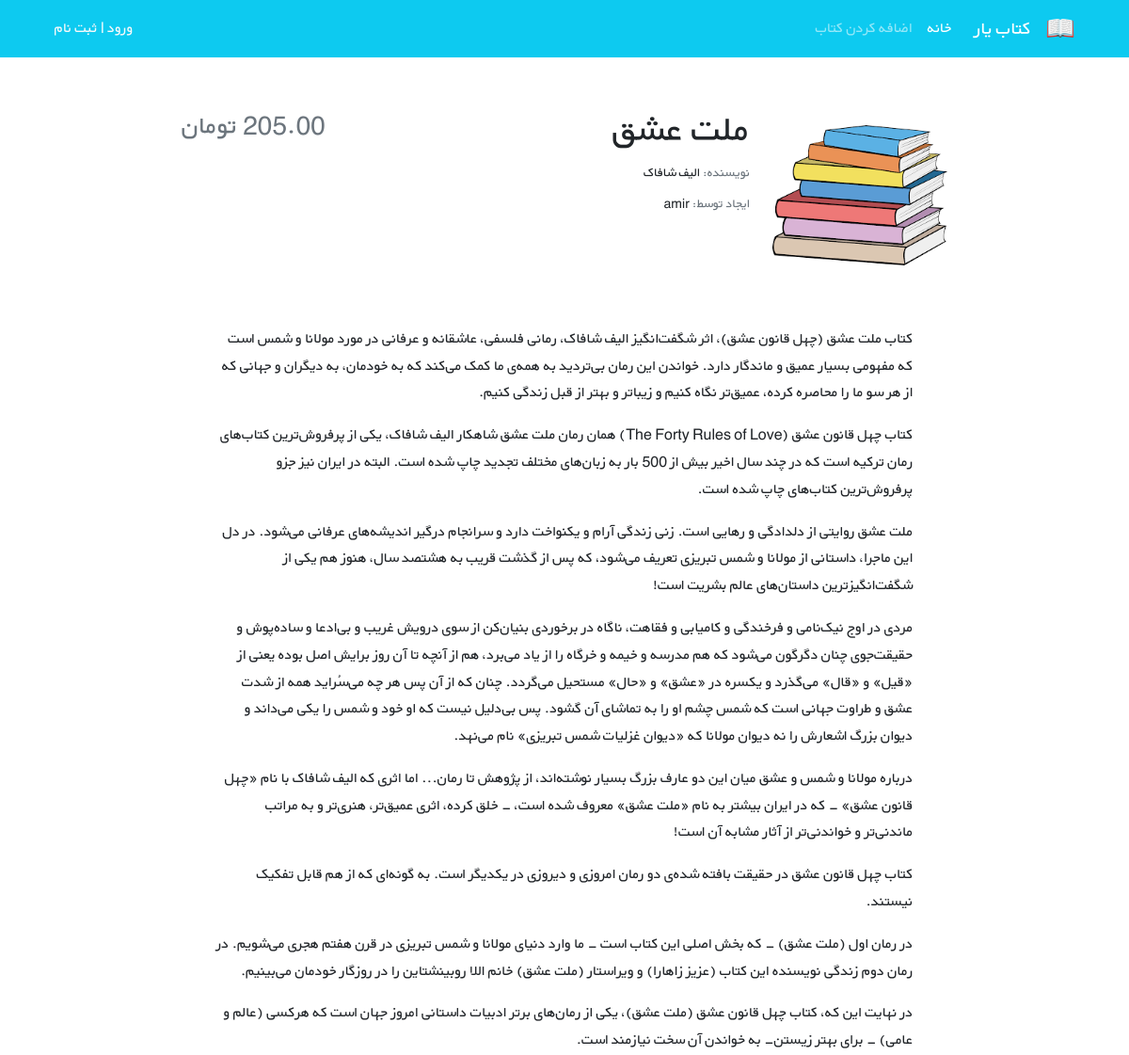
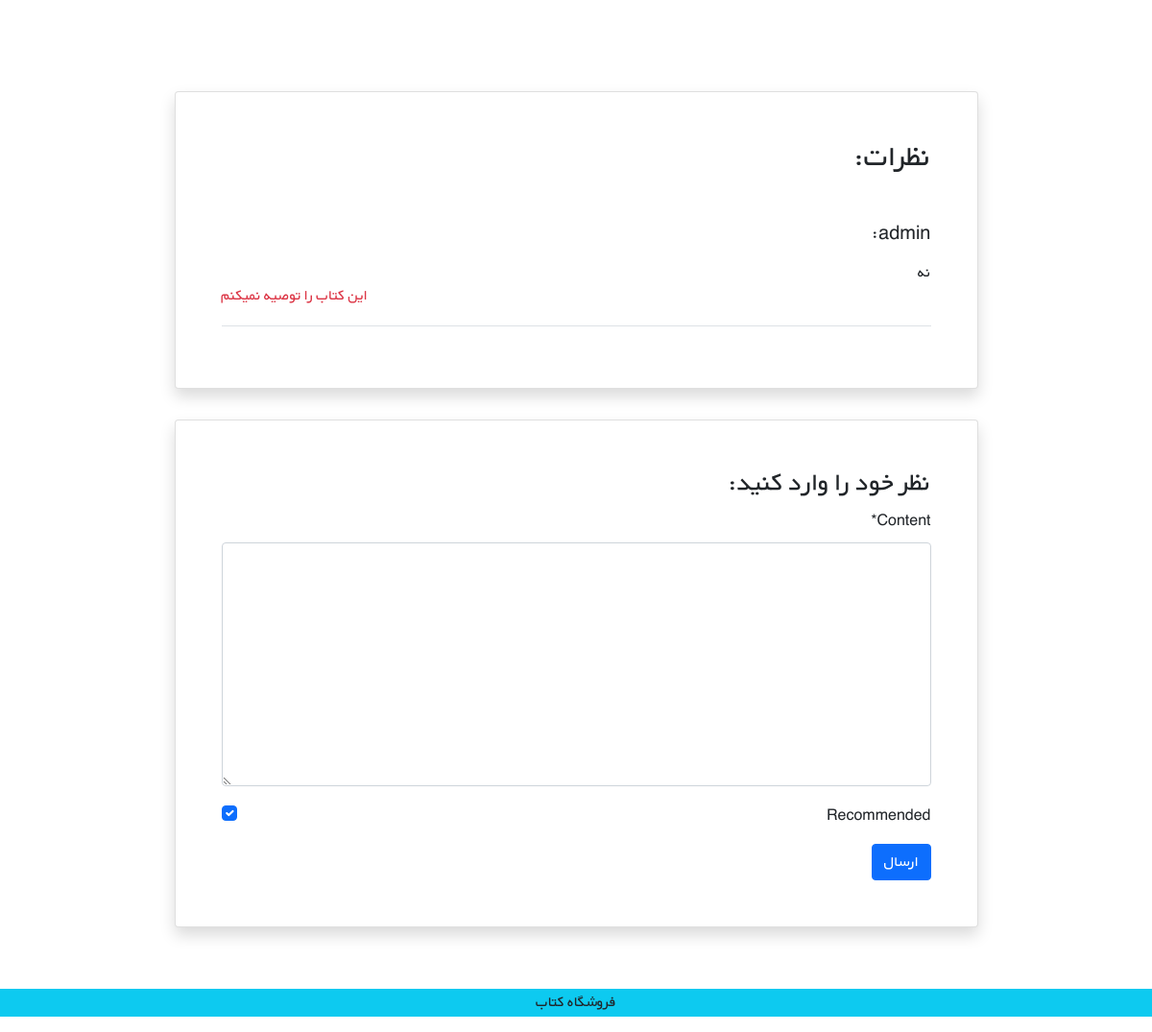
Page /books/1/ on the committed database (2 pictures, top to bottom).
### books/models.py (models this page shows, shortened)
class BaseModel(models.Model):
    created_at = models.DateTimeField(auto_now_add=True)
    updated_at = models.DateTimeField(auto_now=True)
    class Meta:
        abstract = True

class Book(BaseModel):
    class Meta:
        verbose_name = 'Book'
        verbose_name_plural = 'Books'
    user = models.ForeignKey(get_user_model(), on_delete=models.CASCADE)
    title = models.CharField(max_length=200)
    author = models.CharField(max_length=200)
    description = models.TextField()
    price = models.DecimalField(max_digits=8, decimal_places=2)
    cover = models.ImageField(upload_to='covers/', blank=True)

class Comment(BaseModel):
    class Meta:
        verbose_name_plural = 'comments'
    user = models.ForeignKey(get_user_model(), on_delete=models.CASCADE)
    content = models.TextField()
    book = models.ForeignKey(Book, on_delete=models.CASCADE, related_name='comments')
    recommended = models.BooleanField(default=True)
    is_active = models.BooleanField(default=True)

### accounts/models.py (models this page shows)
class CustomUser(AbstractUser):
    email = models.EmailField(unique=True, blank=False, null=False)
    age = models.PositiveIntegerField(null=True, blank=True)

### books/views.py (the view)
# urls.py: path('<int:pk>/', views.book_detail_view, name='book_detail'),
def book_detail_view(request, pk):
    book = get_object_or_404(Book, pk=pk)
    comments = book.comments.filter(is_active=True).order_by('-created_at')
    if request.method == 'POST':
        if request.user.is_authenticated:
            comment_form = CommentForm(request.POST)
            if comment_form.is_valid():
                new_comment = comment_form.save(commit=False)
                new_comment.book = book
                new_comment.user = request.user
                new_comment.save()
                return redirect('book_detail', pk=book.pk)
        else:
            comment_form = CommentForm()
    else:
        comment_form = CommentForm()
    return render(request, 'books/book_detail.html', {
        'book': book,
        'comments': comments,
        'comment_form': comment_form
    })

### books/forms.py
class CommentForm(forms.ModelForm):
    class Meta:
        model = Comment
        fields = ('content', 'recommended',)

### books/templates/books/book_detail.html (shortened to what this page needs)
{% extends '_base.html' %}
{% load static %}
{% load crispy_forms_tags %}
{% block content %}
    <div class="container mt-5" dir="rtl">
        <div class="">
            <div class="">
                <div class="d-flex justify-content-center">
                    <div class="row w-sm-75 w-100">
                        <div class="col-xs-12 col-md-3 d-flex justify-content-center">
                            <div>
                                {% if book.cover %}
                                    <img src="{{ book.cover.url }}" class="img-fluid rounded-start mt-4" alt="...">
                                {% else %}
                                    <img src="{% static 'image/cover.png' %}" class="img-fluid rounded-start mt-4"
                                         alt="...">
                                {% endif %}
                            </div>
                        </div>
                        <div class="col-xs-12 col-md-6 text-center text-md-end mt-md-1 mt-4">
                            <h1>{{ book.title }}</h1>
                            <h5 class="small my-1"><span class="text-muted">نویسنده: </span>{{ book.author }}</h5>
                            <h5 class="small my-1"><span class="text-muted">ایجاد توسط: </span>{{ book.user.username }}
                            </h5>
                        </div>
                        <div class="col-xs-12 col-md-3 d-flex flex-column">
                            <h3 class="align-self-center pt-2 text-muted align-self-md-end">
                                {{ book.price }} تومان
                            </h3>
                        </div>
                    </div>
                </div>
                <div class="d-flex justify-content-center">
                    <div class="my-3 p-5 w-sm-75 w-100">
                        {{ book.description |linebreaks }}
                    </div>
                </div>
                <div class="d-flex justify-content-center">
                    <div class="card shadow my-3 p-5 w-sm-75 w-100">
                        <h2 class="mb-5">نظرات:</h2>
                        {% for comment in comments %}
                            <div class="border-bottom mb-3">
                                <h5 class="mb-3">{{ comment.user.username }}:</h5>
                                <div class="float-start mt-4">
                                    {% if comment.recommended %}
                                        <p class="text-success">این کتاب را توصیه میکنم</p>
                                    {% else %}
                                        <p class="text-danger">این کتاب را توصیه نمیکنم</p>
                                    {% endif %}</div>
                                <p> {{ comment.content }}</p>
                            </div>
                        {% endfor %}
                    </div>
                </div>
                <div class="d-flex justify-content-center">
                    <div class="card shadow my-3 p-5 w-sm-75 w-100">
                        <h3>نظر خود را وارد کنید:</h3>
                        <form method="POST">
                            {{ comment_form|crispy }}
                            <button type="submit" class="btn btn-primary">ارسال</button>
                        </form>
                    </div>
                </div>
            </div>
        </div>
    </div>
{% endblock %}

### static/css/style.css (style rules this page uses)
* { font-family: 'BYekan', sans-serif; line-height: 1.8rem; }
@media (min-width: 576px) { .w-sm-75 { width: 75%!important; } }

### rows in the picture
Book: cover (picture), title "ملت عشق", author "الیف شافاک", user.username "amir", description "کتاب ملت عشق (چهل قانون عشق)، اثر شگفت‌انگیز الیف شافاک، رمانی فلسفی، عاشقانه و عرفانی در مورد مولانا و شمس است که مفهومی بسیار عمیق و ماندگار دارد. خواندن این رمان بی‌تردید به همه‌ی ما کمک می‌کند که به خودمان، به دیگران و جهانی که از هر سو ما را محاصره کرده، عمیق‌تر نگاه کنیم و زیباتر و بهتر از قبل زندگی کنیم. کتاب چهل قانون عشق (The Forty Rules of Love) همان رمان ملت عشق شاهکار الیف شافاک، یکی از پرفروش‌ترین کتاب‌های رمان ترکیه است که در چند سال اخیر بیش از 500 بار به زبان‌های مختلف تجدید چاپ شده است. البته در ایران نیز جزو پرفروش‌ترین کتاب‌های چاپ شده است. ملت عشق روایتی از دلدادگی و رهایی است. زنی زندگی آرام و یکنواخت دارد و سرانجام درگیر اندیشه‌های عرفانی می‌شود. در دل این ماجرا،…"
Comment: user.username "admin", recommended "این کتاب را توصیه نمیکنم", content "نه"
